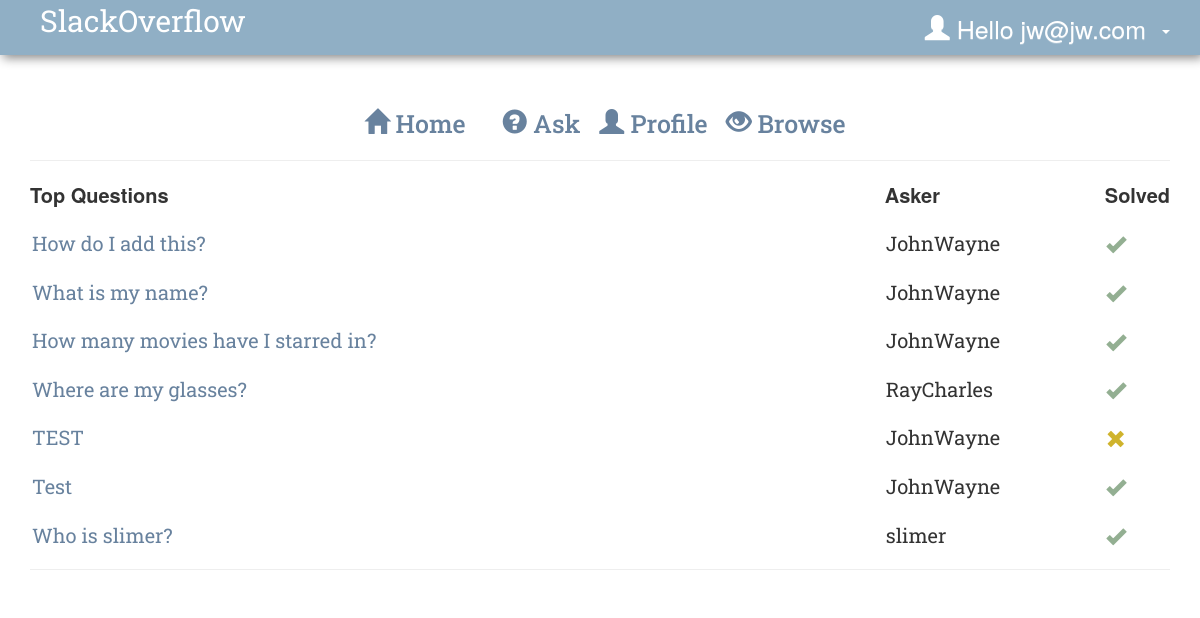
The app's page /home.php (signed in) with its own data.
### tables this page shows
CREATE TABLE `users` (
  `user_id` int(11) NOT NULL,
  `user_name` varchar(255) NOT NULL,
  `user_email` varchar(60) NOT NULL,
  `user_pass` varchar(255) NOT NULL,
  `is_guest` tinyint(1) NOT NULL DEFAULT '0'
);

CREATE TABLE `questions` (
  `question_id` int(11) NOT NULL,
  `question_title` varchar(100) NOT NULL,
  `question` varchar(5000) NOT NULL,
  `asker_id` int(11) NOT NULL,
  `answer_id` int(11) DEFAULT NULL,
  `is_solved` tinyint(1) DEFAULT NULL
);

### class.user.php (called while the page is built, shortened)
<?php
class USER
{
	private $conn;
	public function __construct()
	{
		$database = new Database();
		$db = $database->dbConnection();
		$this->conn = $db;
    }
	public function runQuery($sql)
	{
		$stmt = $this->conn->prepare($sql);
		return $stmt;
	}
}
?>

### home.php (the view, shortened to what this page needs)
<?php
require_once("class.user.php");
$auth_user = new USER();
$user_id = $_SESSION['user_session'];
$stmt = $auth_user->runQuery("SELECT * FROM users WHERE user_id=:user_id");
$stmt->execute(array(":user_id"=>$user_id));
$userRow=$stmt->fetch(PDO::FETCH_ASSOC);
$user_is_guest = $userRow['is_guest'];
function printCheck()
{
  return "<span class='glyphicon glyphicon-ok'></span>";
}
function printX()
{
  return "<span class='glyphicon glyphicon-remove'></span>";
}
function Solved($solved)
{
  if($solved == 1)
  {
    return printX();
  }
  else{
    return printCheck();
  }
}
?>
<!DOCTYPE html PUBLIC "-//W3C//DTD XHTML 1.0 Transitional//EN" "http://www.w3.org/TR/xhtml1/DTD/xhtml1-transitional.dtd">
<html xmlns="http://www.w3.org/1999/xhtml">
<head>
  <link href="bootstrap/css/bootstrap.min.css" rel="stylesheet" media="screen">
  <link href="bootstrap/css/bootstrap-theme.min.css" rel="stylesheet" media="screen">
  <link rel="stylesheet" href="style.css" type="text/css"  />
</head>
<body>
<nav class="navbar navbar-default navbar-fixed-top">
  <div class="container">
    <div class="navbar-header">
      <a class="logo" href="home.php">SlackOverflow</a>
    </div>
    <div id="navbar" class="navbar-collapse collapse">
      <ul class="nav navbar-nav navbar-right">
        <li class="dropdown">
          <a href="#" id="dropdown" data-toggle="dropdown" role="button" aria-haspopup="true" aria-expanded="false">
            <span class="glyphicon glyphicon-user"></span>&nbsp;Hello
              <?php
                  if($user_is_guest == FALSE) {
                    echo $userRow['user_email'];}
                  else{
                    echo " Guest";
                  }
              ?>&nbsp;
              <span class="caret">
              </span>
          </a>
        </li>
      </ul>
    </div>
  </div>
</nav>
<div class="container-fluid" style="margin-top:80px;">
    <div class="container">
        <h1 id="secondLevelLinks">
          <a href="home.php"><span class="glyphicon glyphicon-home"></span> Home</a> &nbsp;
          <a href="ask.php"><span class="glyphicon glyphicon-question-sign"></span> Ask</a>
          <a href="profile.php"><span class="glyphicon glyphicon-user"></span> Profile</a>
          <a href="browse.php"><span class="glyphicon glyphicon-eye-open"></span> Browse</a>
          </h1>
       	<hr />
        <?php
        $servername = "localhost";
        $username = "root";
        $password = "";
        $dbname = "slackoverflow";
        $conn = new mysqli($servername, $username, $password, $dbname);
        $sql = "SELECT question_title, question, question_id, asker_id, answer_id, user_id, user_name, is_solved FROM questions join users on asker_id=user_id";
        $result = $conn->query($sql);
                echo "<table class=\"questionTable\">
                <th class=\"header\">Top Questions</th>
                <th class=\"header\">Asker</th>
                <th class=\"header\">Solved</th>";
          if($result->num_rows > 0)
        {
            while($row = $result->fetch_assoc())
            {
                $solved = is_null($row["is_solved"]);
                    echo "<tr>
                    <td>
                    <a href=\"answer.php?q_id=".$row["question_id"]. "\">
                    ".$row["question_title"]."
                    </a>
                    </td>
                    <td>"
                    .$row["user_name"].
                    "</td>";
                    echo "<td>"
                    .Solved($solved).
                    "</td>
                    </tr>";
      }
    }
    echo "</table>";
    ?>
    <hr>
</body>
</html>

### style.css (style rules this page uses)
body { background:white; }
.navbar { background: #90afc5; box-shadow: 3px 3px 10px #888888; border: none; }
.logo { font-family:'Roboto Slab', serif; font-size: 30px; color: white; }
#dropdown { color: white; }
a { color: #68829e; font-size: 25px; width: 100%; text-align: left; padding-left: 10px; }
#secondLevelLinks { text-align: center; }
h1 { font-family:'Roboto Slab',Verdana, Geneva, sans-serif; color: #68829e; }
.questionTable { font-size: 20px; width: 100%; }
.questionTable td,tr { text-align: left; padding-top: 20px; padding-left: 1px; width: 80%; }
.questionTable a { font-size: 20px; padding-left: 1px; width: 80%; }
.header { text-align: left; }
td { font-family: 'Roboto Slab'; width: 100%; text-align: left; padding-top: 20px; padding-left: 10px; }
.glyphicon.glyphicon-remove { color: rgba(199, 167, 9, 0.86); }
.glyphicon.glyphicon-ok { color: #93af92; }

### records on screen
users: user_email "jw@jw.com"
questions: question_title "How do I add this?", asker.user_name "JohnWayne"
questions: question_title "What is my name?", asker.user_name "JohnWayne"
questions: question_title "How many movies have I starred in?", asker.user_name "JohnWayne"
questions: question_title "Where are my glasses?", asker.user_name "RayCharles"
questions: question_title "TEST", asker.user_name "JohnWayne"
questions: question_title "Test", asker.user_name "JohnWayne"
questions: question_title "Who is slimer?", asker.user_name "slimer"
